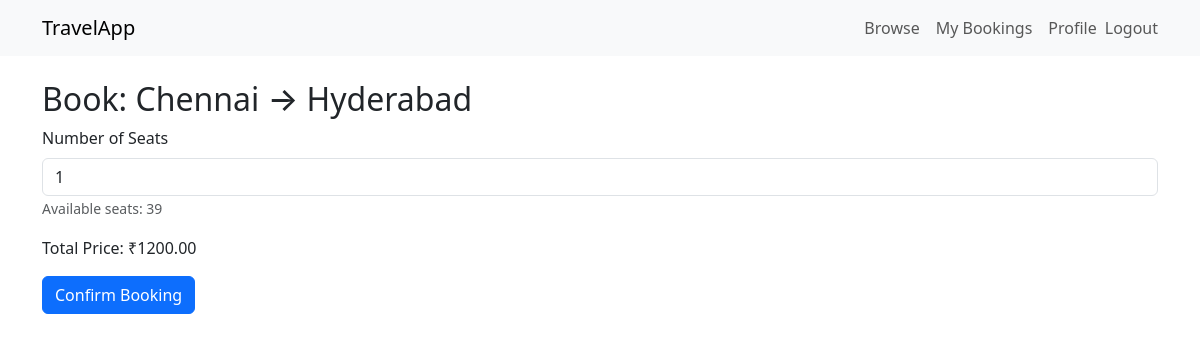
The app's page /options/3/book/ (signed in) with its own data.
### bookings/models.py (models this page shows, shortened)
class TravelOption(models.Model):
    TRAVEL_TYPES = [
        ("Flight", "Flight"),
        ("Train", "Train"),
        ("Bus", "Bus"),
    ]
    available_seats = models.IntegerField(default=0)
    travel_type = models.CharField(max_length=20, choices=TRAVEL_TYPES)
    source = models.CharField(max_length=100)
    destination = models.CharField(max_length=100)
    depart_datetime = models.DateTimeField()
    price = models.DecimalField(max_digits=10, decimal_places=2)

### bookings/views.py (the view, shortened to what this page needs)
# urls.py: path('options/<int:pk>/book/', views.book_travel, name='book_travel'),
@login_required
@transaction.atomic
def book_travel(request, pk):
    travel = get_object_or_404(TravelOption, pk=pk)
    return render(request, "book_travel.html", {"travel": travel})

### bookings/templates/book_travel.html (shortened to what this page needs)
{% extends "base.html" %}
{% block content %}
<h2>Book: {{ travel.source }} → {{ travel.destination }}</h2>
<form method="post">
  <div class="mb-3">
    <label for="num_seats" class="form-label">Number of Seats</label>
    <input type="number" name="num_seats" id="num_seats" min="1" max="{{ travel.available_seats }}" value="1"
           data-price="{{ travel.price }}" class="form-control">
    <small class="text-muted">Available seats: {{ travel.available_seats }}</small>
  </div>
  <p>Total Price: <span id="total">₹0.00</span></p>
  <button type="submit" class="btn btn-primary">Confirm Booking</button>
</form>
{% endblock %}

### records on screen
TravelOption: source "Chennai", destination "Hyderabad", available_seats "39"
